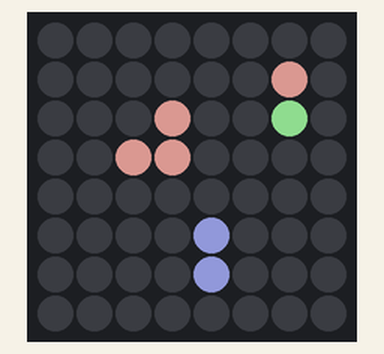
Simulated run of this program. Board: Raspberry Pi (BCM pin numbers) with a Sense HAT. Shown: the Sense HAT's 8×8 RGB LED matrix. Dim RGB values are drawn brighter than linear; random numbers come from a fixed seed.

Above: at 1.36 s.
At 6.11 s:
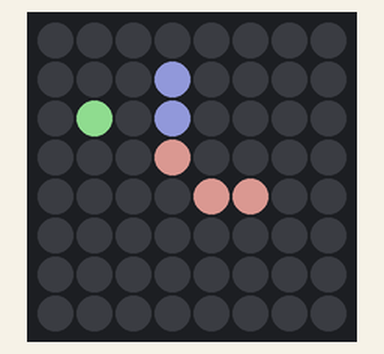
At 11.25 s:
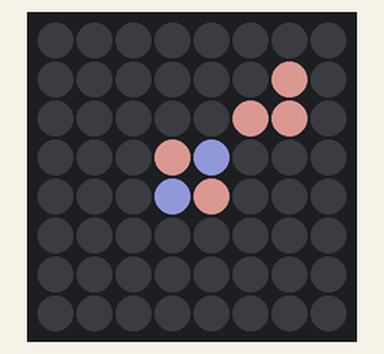
At 23.25 s:
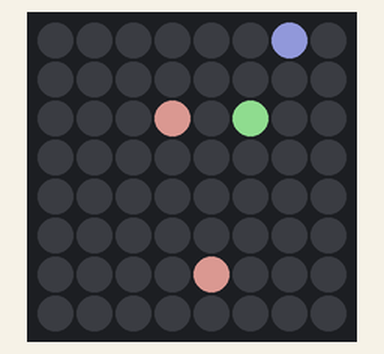
At 30.82 s:
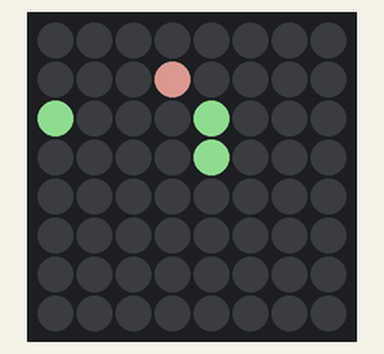
At 39.94 s:
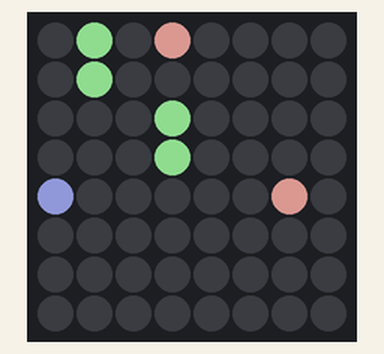

The program:

fireworksUsingClass.py
```python
'''
created by JellyCoding(BAEK DAE SEONG)
name: 불꽃놀이 (Fireworks)
description: 불꽃놀이를 표현하였습니다.
hardware: rpi + senseHAT
date: 2021.1.28

base code : raindropUsingClass.py
'''

from sense_hat import SenseHat
from time import sleep
from random import *

sense = SenseHat()

class light (object):
    def __init__(self, x, y, r,g,b):
        self.startX = x
        self.startY = y

        self.x = self.startX
        self.y = self.startY
        self.vx = uniform(-0.5,0.5)
        self.vy = uniform(-0.5,0.5)
        self.rgb = (r,g,b)

    def draw(self):
        for i in range(4):
            y= self.y - (self.vy*i)
            x= self.x - (self.vx*i)
            if 0<= y <=7 and 0<= x <=7:
                sense.set_pixel(int(x), int(y), self.rgb)

    def move(self):
        self.x +=self.vx
        self.y +=self.vy

        # -2, 9는 senseHat에 LED 범위를 벗어난 가상의 LED 위치이며, 선으로 표현된 빛이
        # 화면에서 사라질때까지 표시되도록 하기 위함
        if int(self.y) == -2 or int(self.y) == 9 \
            or int(self.x) == -2 or int(self.x) == 9:
            self.restart()

    def restart(self):
        self.x = self.startX
        self.y = self.startY
        self.vx = uniform(-0.5,0.5)
        self.vy = uniform(-0.5,0.5)


class boom(object):
    def __init__(self, x, y):
      self.startX =x
      self.startY =y
      self.light1 = light(self.startX,self.startY,100,100,150)
      self.light2 = light(self.startX,self.startY,150,100,100)
      self.light3 = light(self.startX,self.startY,100,150,100)

    def draw(self):
      self.light1.draw()
      self.light2.draw()
      self.light3.draw()

    def move(self):
      self.light1.move()
      self.light2.move()
      self.light3.move()


b1 = boom(4,4)
b2 = boom(3,3)

while True:
    sense.clear()
    b1.draw()
    b2.draw()
    b1.move()
    b2.move()
    sleep(0.1)
```
